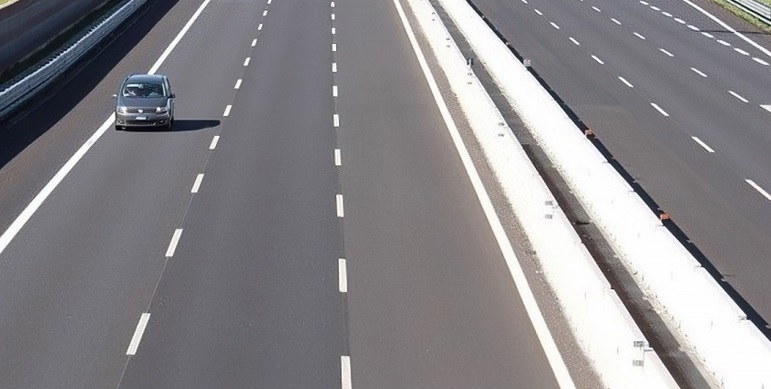
#> input picture HoughLines/Lanes4.jpg, 771 x 389 px
$ python HoughLines1.py
#> lines starting #> are read from the running program, lines starting #| are printed output that depends on the picture; after the words box and inside, x2 and y2 are one past the last pixel; in counts of white or black regions, pixels touching at a corner belong together
import cv2
import  numpy as np
img=cv2.imread('Lanes4.jpg')
#> img is the input picture: shape (389, 771, 3); mean B, G, R 137.5, 134, 136.3
house=cv2.cvtColor(img,cv2.COLOR_BGR2GRAY)
edges=cv2.Canny(house,100,250)
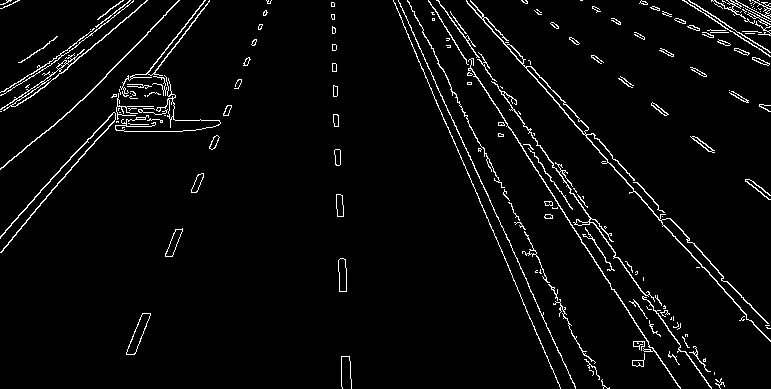
#> edges: shape (389, 771); 3.7% white in thin lines or dots
cv2.imwrite('3edges.png',edges)
#lines=cv2.HoughLines(edges,1,np.pi/180,200)
lines=cv2.HoughLinesP(edges,1,np.pi/180,10,minLineLength=5,maxLineGap=10)
#> lines = 466 rows, first 6: [583, 222, 613, 270], [438, 0, 708, 385], [553, 99, 660, 218], [398, 0, 454, 125], [512, 250, 575, 387], [473, 184, 560, 388]
print(np.shape(lines))
#| (466, 1, 4)
print(lines)
#> (printed output is left out)
print('-'*70)
try:
    for line in lines:
        print('產生座標空間座標')
        x1,y1,x2,y2=line[0]
        cv2.line(img, (x1, y1), (x2, y2), (0, 0, 255),3)
#> this loop made 466 passes
#| 產生座標空間座標
#| 產生座標空間座標
#| 產生座標空間座標
#| 產生座標空間座標
#| 產生座標空間座標
#| 產生座標空間座標
#| 產生座標空間座標
#| 產生座標空間座標
#> (further printed lines are left out)
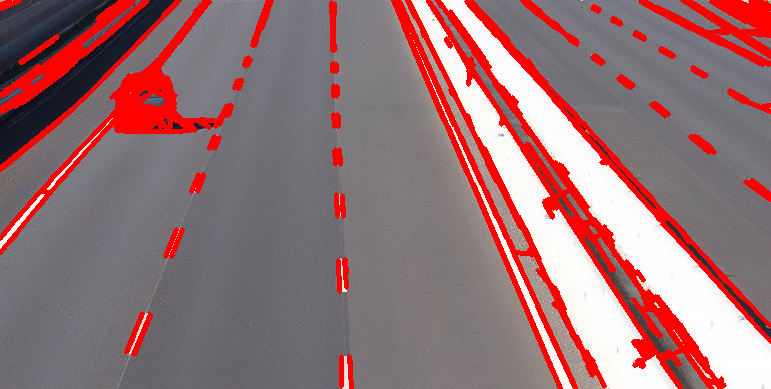
#> img: shape (389, 771, 3); 14.22% of pixels changed, all inside (x1, y1, x2, y2) = (0, 0, 771, 389)
    cv2.imwrite('3edges1.png', img)
except:
    print('沒有直線')
